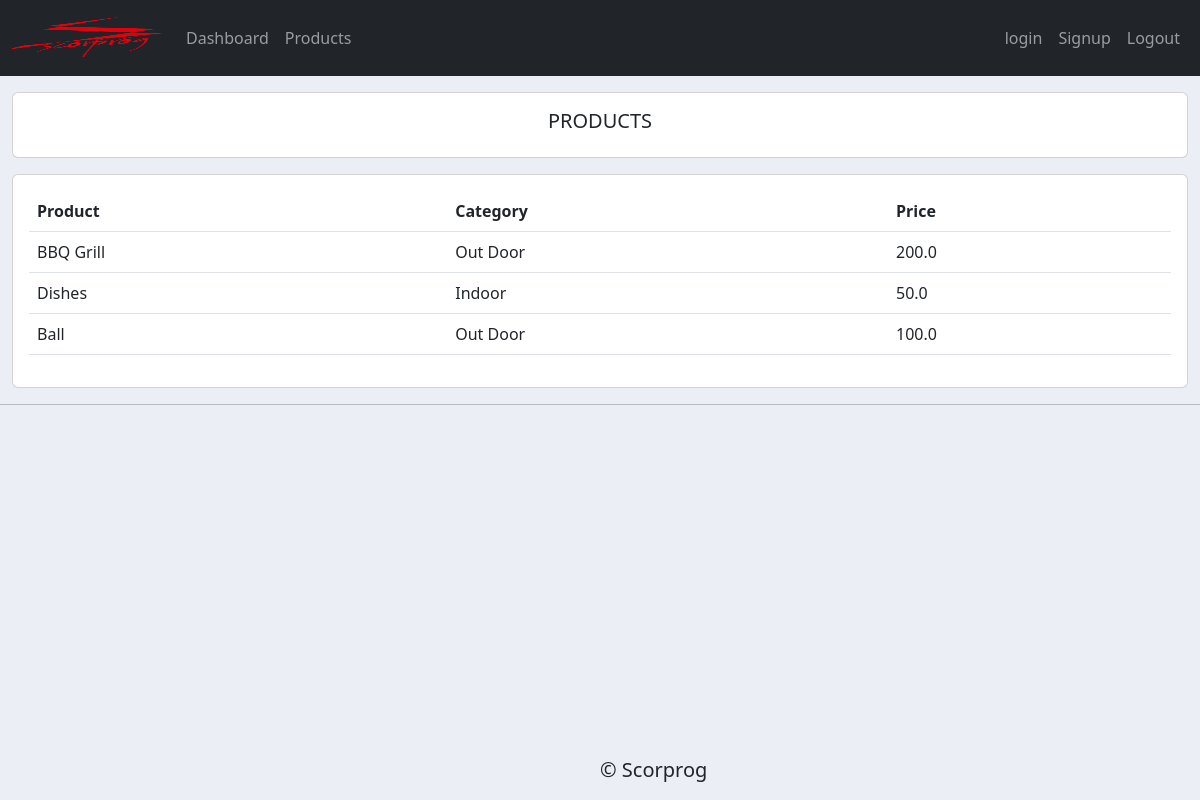
Screenshot of /products/ with the database file from the repository.
### accounts/models.py (models this page shows, shortened)
class Product(models.Model):
    CATEGORY = (
        ('Indoor', 'Indoor'),
        ('Out Door', 'Out Door')
    )
    product_name = models.CharField(max_length=100, null=True)
    price = models.FloatField(null=True)
    category = models.CharField(max_length=100, null=True, choices=CATEGORY)
    description = models.TextField(max_length=250, null=True, blank=True)
    date_created = models.DateTimeField(auto_now_add=True)
    tag = models.ManyToManyField(Tag)

### accounts/views.py (the view)
# urls.py: path('products/', views.products, name='products'),
def products(request):
    products = Product.objects.all()
    context = {
        'products' : products
    }
    return render(request, 'accounts/products.html', context)

### accounts/templates/accounts/products.html (shortened to what this page needs)
{% extends 'accounts/base.html' %}
{% block content %}
<div class="container-fluid mt-3">
    <div class="row">
        <div class="col-md">
            <div class="card card-body">
                <h5 class="text-center">PRODUCTS</h5>
            </div>
            <div class="card card-body mt-3">
                <table class="table">
                    <tr >
                        <th>Product</th>
                        <th>Category</th>
                        <th>Price</th>
                    </tr>
                    {% for i in products%}
                    <tr>
                        <td>{{ i.product_name }}</td>
                        <td>{{ i.category }}</td>
                        <td>{{ i.price }}</td>
                    </tr>
                    {% endfor %}
                </table>
            </div>
        </div>
    </div>
</div>
{% endblock content %}

### static/css/main.css (style rules this page uses)
body { background-color: #ebeff5; }

### rows the page displays
Product: product_name "BBQ Grill", category "Out Door", price "200.0"
Product: product_name "Dishes", category "Indoor", price "50.0"
Product: product_name "Ball", category "Out Door", price "100.0"
